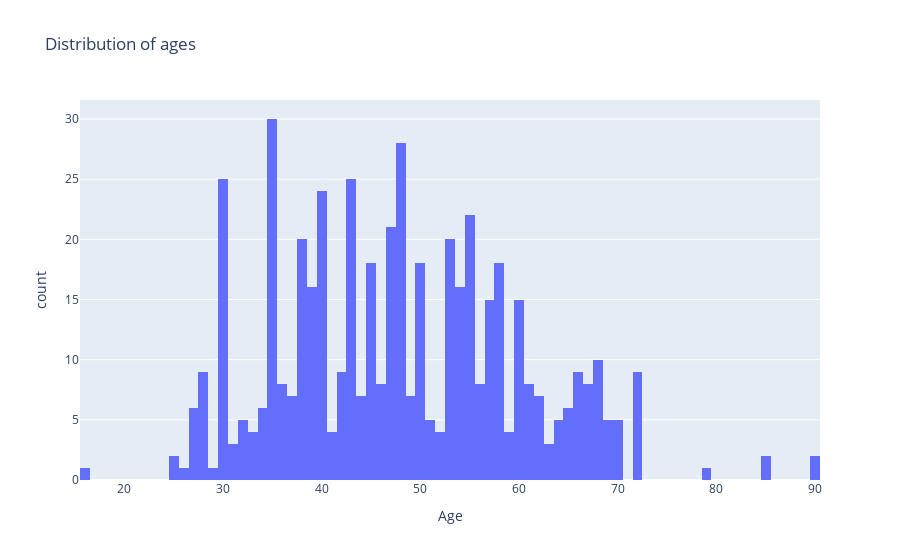

This figure's notebook cell:
### Code cell
# histogram of ages:
fig = px.histogram(df, x="Age", title = "Distribution of ages", nbins=90, width=900)
fig.show()

### Figure 1 — Plotly figure (JSON) as saved in the notebook; plotly's stock layout.template omitted (floating-point values rounded to 4 significant figures; data arrays with more than 128 entries replaced by an {"elided": "..."} marker saying what was removed)
{"data": [{"hovertemplate": "Age=%{x}<br>count=%{y}", "showlegend": false, "legendgroup": "", "name": "", "yaxis": "y", "nbinsx": 90, "marker": {"color": "#636efa"}, "hoverlabel": {"namelength": 0}, "offsetgroup": "", "xaxis": "x", "bingroup": "x", "x": {"elided": "520 int values"}, "alignmentgroup": "True", "type": "histogram", "orientation": "v"}], "layout": {"width": 900, "title": {"text": "Distribution of ages"}, "yaxis": {"domain": [0, 1], "anchor": "x", "title": {"text": "count"}}, "barmode": "relative", "xaxis": {"domain": [0, 1], "anchor": "y", "title": {"text": "Age"}}, "legend": {"tracegroupgap": 0}}}
